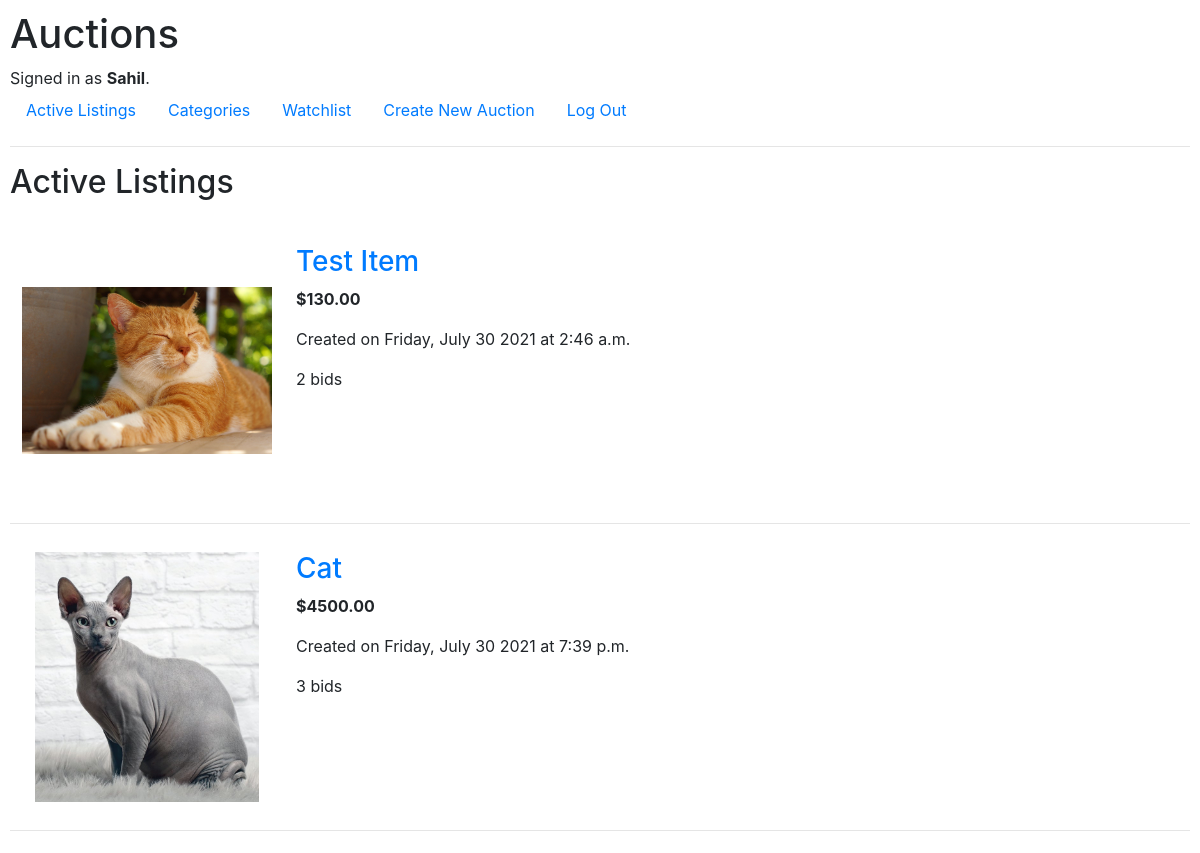
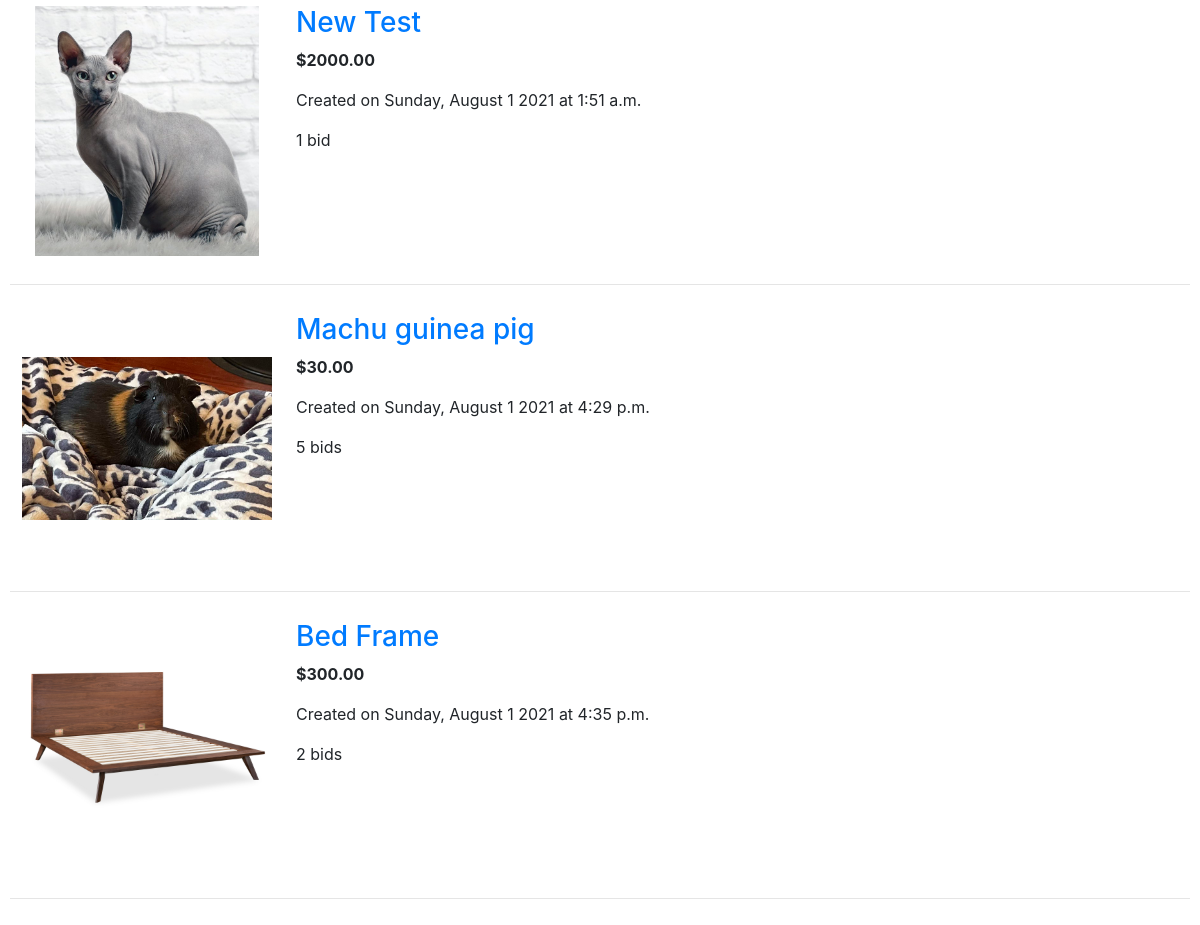
The app's page / (signed in) with its own data (2 pictures, top to bottom).
### auctions/models.py (models this page shows, shortened)
class User(AbstractUser):
    watching = ManyToManyField(
        'AuctionItem',
        blank=True,
        related_name='watched_by'
    )

class AuctionItem(models.Model):
    title = models.CharField(max_length=64)
    description = models.TextField()
    current_price = models.DecimalField(max_digits=8, decimal_places=2)
    item_image = models.ImageField(
        upload_to=get_image_path,
        blank=True,
        null=True
    )
    category = models.ForeignKey(
        Category,
        on_delete=models.SET_NULL,
        blank=True,
        null=True,
        related_name='auction_items'
    )
    creator = models.ForeignKey(
        User,
        on_delete=models.CASCADE,
        related_name='auctions_created'
    )
    is_active = models.BooleanField(default=True)
    winner = models.ForeignKey(
        User,
        on_delete=models.SET_NULL,
        blank=True,
        null=True,
        related_name='auctions_won'
    )
    creation_date = models.DateTimeField(auto_now_add=True)

### auctions/views.py (the view)
# urls.py: path("", views.index, name="index"),
def index(request):
    auction_items = AuctionItem.objects.all()
    return render(request, "auctions/auction_list_view.html", {
        'auction_list': auction_items,
        'title': "Active Listings"
    })

### auctions/templates/auctions/auction_list_view.html (shortened to what this page needs)
{% extends 'auctions/layout.html' %}
{% block body %}
<h2>{{ title }}</h2>
{% for auction_item in auction_list %}
<div style="display: flex; flex-direction: row; justify-content: flex-start;">
    <div style="padding: 12px;">
        <img src="{{ auction_item.item_image.url }}" alt="Image Not Provided" width="250px" height="250px"
            style="object-fit: contain;">
    </div>
    <div style="padding: 12px;">
        <a href="{% url 'auction_view' auction_item.id %}">
            <h3>{{ auction_item.title }}</h3>
        </a>
        <p><strong>${{ auction_item.current_price }}</strong></p>
        <p>Created on {{ auction_item.creation_date|date:"l, F j Y" }} at {{ auction_item.creation_date|time }}</p>
        <p>{{ auction_item.bids.count }} bid{{ auction_item.bids.count|pluralize }}</p>
    </div>
</div>
<hr>
{% endfor %}
{% endblock %}

### auctions/templates/auctions/layout.html (shortened to what this page needs)
{% load static %}
<!DOCTYPE html>
<html lang="en">
<head>
    <link rel="stylesheet" href="https://stackpath.bootstrapcdn.com/bootstrap/4.4.1/css/bootstrap.min.css"
>
    <link href="{% static 'auctions/styles.css' %}" rel="stylesheet">
</head>
<body>
    <h1>Auctions</h1>
    <div>
        {% if user.is_authenticated %}
        Signed in as <strong>{{ user.username }}</strong>.
        {% else %}
        Not signed in.
        {% endif %}
    </div>
    <ul class="nav">
        <li class="nav-item">
            <a class="nav-link" href="{% url 'index' %}">Active Listings</a>
        </li>
        <li class="nav-item">
            <a class="nav-link" href="{% url 'categories' %}">Categories</a>
        </li>
        {% if user.is_authenticated %}
        <li class="nav-item">
            <a class="nav-link" href="{% url 'watchlist_view' user.id %}">Watchlist</a>
        </li>
        <li class="nav-item">
            <a class="nav-link" href="{% url 'new_auction' %}">Create New Auction</a>
        </li>
        <li class="nav-item">
            <a class="nav-link" href="{% url 'logout' %}">Log Out</a>
        </li>
        {% endif %}
    </ul>
    <hr>
    {% block body %}
    {% endblock %}
</body>
</html>

### auctions/static/auctions/styles.css (style rules this page uses)
body { padding: 10px; }

### records on screen
User: username "Sahil"
AuctionItem: item_image (picture), title "Test Item", current_price "130.00", creation_date "Friday, July 30 2021", creation_date "2:46 a.m.", bids.count "2"
AuctionItem: item_image (picture), title "Cat", current_price "4500.00", creation_date "Friday, July 30 2021", creation_date "7:39 p.m.", bids.count "3"
AuctionItem: item_image (picture), title "New Test", current_price "2000.00", creation_date "Sunday, August 1 2021", creation_date "1:51 a.m.", bids.count "1"
AuctionItem: item_image (picture), title "Machu guinea pig", current_price "30.00", creation_date "Sunday, August 1 2021", creation_date "4:29 p.m.", bids.count "5"
AuctionItem: item_image (picture), title "Bed Frame", current_price "300.00", creation_date "Sunday, August 1 2021", creation_date "4:35 p.m.", bids.count "2"

### other values on screen
{{ title }} "Active Listings"
